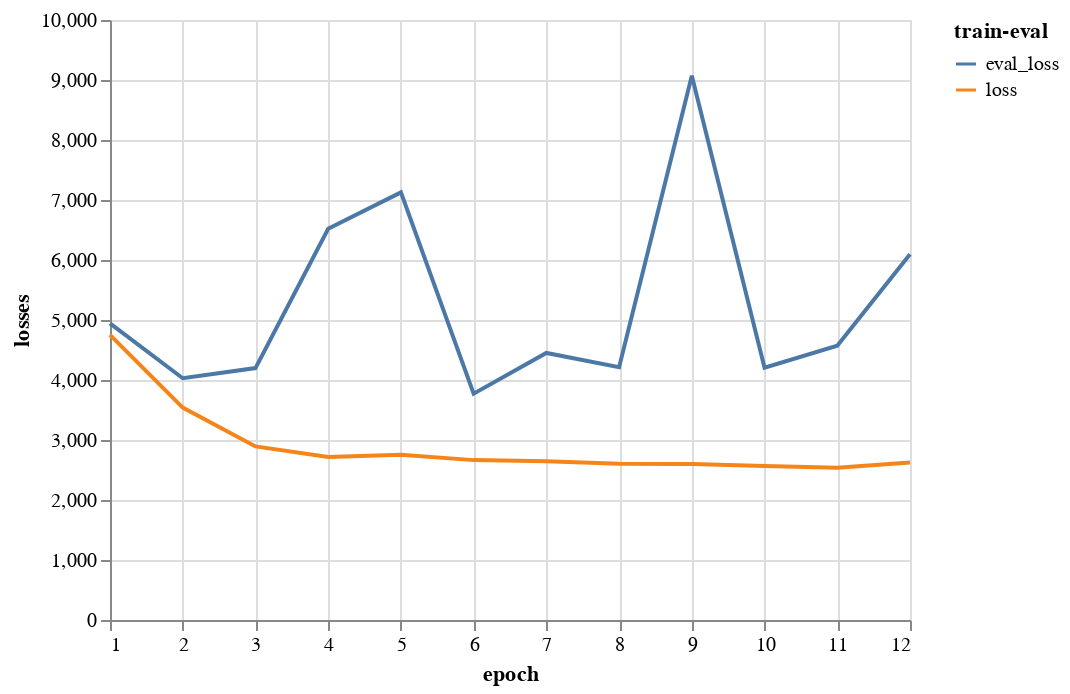

Write notebook code for a chart like this one.
### Code cell
# alt.Chart(df.reset_index(names = ['epoch']).melt(id_vars = ['epoch'], value_vars = ['loss', 'eval_loss'], var_name='train-eval', value_name='losses')).mark_line().encode(x = 'epoch', y = 'losses', color = 'train-eval')

### Figure 1 — Vega-Lite specification as saved in the notebook (floating-point values rounded to 4 significant figures)
{"config": {"view": {"continuousWidth": 400, "continuousHeight": 300}}, "data": {"name": "data-b93203b73e2f39db8dbd4d8514cf7e6d"}, "mark": "line", "encoding": {"color": {"type": "nominal", "field": "train-eval"}, "x": {"type": "quantitative", "field": "epoch"}, "y": {"type": "quantitative", "field": "losses"}}, "$schema": "https://vega.github.io/schema/vega-lite/v4.8.1.json", "datasets": {"data-b93203b73e2f39db8dbd4d8514cf7e6d": [{"epoch": 1.0, "train-eval": "loss", "losses": 4751.0}, {"epoch": 2.0, "train-eval": "loss", "losses": 3541.0}, {"epoch": 3.0, "train-eval": "loss", "losses": 2893.0}, {"epoch": 4.0, "train-eval": "loss", "losses": 2717.0}, {"epoch": 5.0, "train-eval": "loss", "losses": 2755.0}, {"epoch": 6.0, "train-eval": "loss", "losses": 2665.0}, {"epoch": 7.0, "train-eval": "loss", "losses": 2644.0}, {"epoch": 8.0, "train-eval": "loss", "losses": 2602.0}, {"epoch": 9.0, "train-eval": "loss", "losses": 2600.0}, {"epoch": 10.0, "train-eval": "loss", "losses": 2566.0}, {"epoch": 11.0, "train-eval": "loss", "losses": 2539.0}, {"epoch": 12.0, "train-eval": "loss", "losses": 2626.0}, {"epoch": 1.0, "train-eval": "eval_loss", "losses": 4944.0}, {"epoch": 2.0, "train-eval": "eval_loss", "losses": 4030.0}, {"epoch": 3.0, "train-eval": "eval_loss", "losses": 4199.0}, {"epoch": 4.0, "train-eval": "eval_loss", "losses": 6520.0}, {"epoch": 5.0, "train-eval": "eval_loss", "losses": 7127.0}, {"epoch": 6.0, "train-eval": "eval_loss", "losses": 3771.0}, {"epoch": 7.0, "train-eval": "eval_loss", "losses": 4451.0}, {"epoch": 8.0, "train-eval": "eval_loss", "losses": 4215.0}, {"epoch": 9.0, "train-eval": "eval_loss", "losses": 9070.0}, {"epoch": 10.0, "train-eval": "eval_loss", "losses": 4207.0}, {"epoch": 11.0, "train-eval": "eval_loss", "losses": 4570.0}, {"epoch": 12.0, "train-eval": "eval_loss", "losses": 6096.0}]}}
